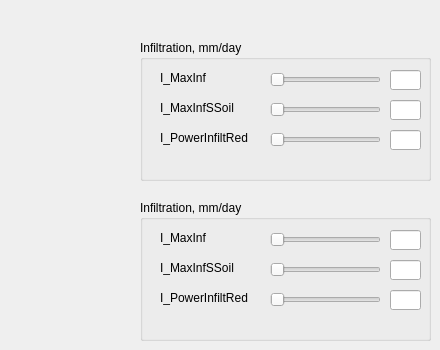
      <widget class="QWidget" name="tab_3">
       <attribute name="title">
        <string>Rainfall</string>
       </attribute>
       <widget class="QGroupBox" name="groupBox_24">
        <property name="geometry">
         <rect>
          <x>140</x>
          <y>40</y>
          <width>291</width>
          <height>141</height>
         </rect>
        </property>
        <property name="title">
         <string>Infiltration, mm/day</string>
        </property>
        <widget class="QLabel" name="label_49">
         <property name="geometry">
          <rect>
           <x>20</x>
           <y>30</y>
           <width>91</width>
           <height>16</height>
          </rect>
         </property>
         <property name="text">
          <string>I_MaxInf</string>
         </property>
        </widget>
        <widget class="QSlider" name="horizontalSlider_45">
         <property name="geometry">
          <rect>
           <x>130</x>
           <y>30</y>
           <width>111</width>
           <height>19</height>
          </rect>
         </property>
         <property name="orientation">
          <enum>Qt::Horizontal</enum>
         </property>
        </widget>
        <widget class="QLineEdit" name="lineEdit_48">
         <property name="geometry">
          <rect>
           <x>250</x>
           <y>30</y>
           <width>31</width>
           <height>20</height>
          </rect>
         </property>
        </widget>
        <widget class="QLineEdit" name="lineEdit_49">
         <property name="geometry">
          <rect>
           <x>250</x>
           <y>60</y>
           <width>31</width>
           <height>20</height>
          </rect>
         </property>
        </widget>
        <widget class="QSlider" name="horizontalSlider_46">
         <property name="geometry">
          <rect>
           <x>130</x>
           <y>60</y>
           <width>111</width>
           <height>19</height>
          </rect>
         </property>
         <property name="orientation">
          <enum>Qt::Horizontal</enum>
         </property>
        </widget>
        <widget class="QLabel" name="label_50">
         <property name="geometry">
          <rect>
           <x>20</x>
           <y>60</y>
           <width>91</width>
           <height>16</height>
          </rect>
         </property>
         <property name="text">
          <string>I_MaxInfSSoil</string>
         </property>
        </widget>
        <widget class="QLineEdit" name="lineEdit_50">
         <property name="geometry">
          <rect>
           <x>250</x>
           <y>90</y>
           <width>31</width>
           <height>20</height>
          </rect>
         </property>
        </widget>
        <widget class="QLabel" name="label_51">
         <property name="geometry">
          <rect>
           <x>20</x>
           <y>90</y>
           <width>91</width>
           <height>16</height>
          </rect>
         </property>
         <property name="text">
          <string>I_PowerInfiltRed</string>
         </property>
        </widget>
        <widget class="QSlider" name="horizontalSlider_47">
         <property name="geometry">
          <rect>
           <x>130</x>
           <y>90</y>
           <width>111</width>
           <height>19</height>
          </rect>
         </property>
         <property name="orientation">
          <enum>Qt::Horizontal</enum>
         </property>
        </widget>
       </widget>
       <widget class="QGroupBox" name="groupBox_25">
        <property name="geometry">
         <rect>
          <x>140</x>
          <y>200</y>
          <width>291</width>
          <height>141</height>
         </rect>
        </property>
        <property name="title">
         <string>Infiltration, mm/day</string>
        </property>
        <widget class="QLabel" name="label_55">
         <property name="geometry">
          <rect>
           <x>20</x>
           <y>30</y>
           <width>91</width>
           <height>16</height>
          </rect>
         </property>
         <property name="text">
          <string>I_MaxInf</string>
         </property>
        </widget>
        <widget class="QSlider" name="horizontalSlider_51">
         <property name="geometry">
          <rect>
           <x>130</x>
           <y>30</y>
           <width>111</width>
           <height>19</height>
          </rect>
         </property>
         <property name="orientation">
          <enum>Qt::Horizontal</enum>
         </property>
        </widget>
        <widget class="QLineEdit" name="lineEdit_54">
         <property name="geometry">
          <rect>
           <x>250</x>
           <y>30</y>
           <width>31</width>
           <height>20</height>
          </rect>
         </property>
        </widget>
        <widget class="QLineEdit" name="lineEdit_55">
         <property name="geometry">
          <rect>
           <x>250</x>
           <y>60</y>
           <width>31</width>
           <height>20</height>
          </rect>
         </property>
        </widget>
        <widget class="QSlider" name="horizontalSlider_52">
         <property name="geometry">
          <rect>
           <x>130</x>
           <y>60</y>
           <width>111</width>
           <height>19</height>
          </rect>
         </property>
         <property name="orientation">
          <enum>Qt::Horizontal</enum>
         </property>
        </widget>
        <widget class="QLabel" name="label_56">
         <property name="geometry">
          <rect>
           <x>20</x>
           <y>60</y>
           <width>91</width>
           <height>16</height>
          </rect>
         </property>
         <property name="text">
          <string>I_MaxInfSSoil</string>
         </property>
        </widget>
        <widget class="QLineEdit" name="lineEdit_56">
         <property name="geometry">
          <rect>
           <x>250</x>
           <y>90</y>
           <width>31</width>
           <height>20</height>
          </rect>
         </property>
        </widget>
        <widget class="QLabel" name="label_57">
         <property name="geometry">
          <rect>
           <x>20</x>
           <y>90</y>
           <width>91</width>
           <height>16</height>
          </rect>
         </property>
         <property name="text">
          <string>I_PowerInfiltRed</string>
         </property>
        </widget>
        <widget class="QSlider" name="horizontalSlider_53">
         <property name="geometry">
          <rect>
           <x>130</x>
           <y>90</y>
           <width>111</width>
           <height>19</height>
          </rect>
         </property>
         <property name="orientation">
          <enum>Qt::Horizontal</enum>
         </property>
        </widget>
       </widget>
      </widget>
